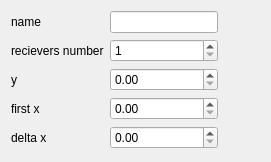
<?xml version="1.0" encoding="UTF-8"?>
<ui version="4.0">
 <class>RecieverGroupInfo</class>
 <widget class="QWidget" name="RecieverGroupInfo">
  <property name="geometry">
   <rect>
    <x>0</x>
    <y>0</y>
    <width>271</width>
    <height>162</height>
   </rect>
  </property>
  <property name="windowTitle">
   <string>Form</string>
  </property>
  <layout class="QFormLayout" name="formLayout_2">
   <item row="0" column="0">
    <layout class="QFormLayout" name="formLayout">
     <item row="0" column="0">
      <widget class="QLabel" name="label">
       <property name="text">
        <string>name</string>
       </property>
      </widget>
     </item>
     <item row="0" column="1">
      <widget class="QLineEdit" name="nameLine"/>
     </item>
     <item row="1" column="0">
      <widget class="QLabel" name="label_2">
       <property name="text">
        <string>recievers number</string>
       </property>
      </widget>
     </item>
     <item row="1" column="1">
      <widget class="QSpinBox" name="reciverNumberBox">
       <property name="minimum">
        <number>1</number>
       </property>
       <property name="maximum">
        <number>500</number>
       </property>
      </widget>
     </item>
     <item row="2" column="0">
      <widget class="QLabel" name="label_3">
       <property name="text">
        <string>y</string>
       </property>
      </widget>
     </item>
     <item row="2" column="1">
      <widget class="QDoubleSpinBox" name="yBox">
       <property name="maximum">
        <double>9999.989999999999782</double>
       </property>
      </widget>
     </item>
     <item row="3" column="0">
      <widget class="QLabel" name="label_4">
       <property name="text">
        <string>first x</string>
       </property>
      </widget>
     </item>
     <item row="3" column="1">
      <widget class="QDoubleSpinBox" name="firstxBox">
       <property name="maximum">
        <double>9999.989999999999782</double>
       </property>
      </widget>
     </item>
     <item row="4" column="0">
      <widget class="QLabel" name="label_5">
       <property name="text">
        <string>delta x</string>
       </property>
      </widget>
     </item>
     <item row="4" column="1">
      <widget class="QDoubleSpinBox" name="deltaxBox">
       <property name="maximum">
        <double>9999.989999999999782</double>
       </property>
      </widget>
     </item>
    </layout>
   </item>
  </layout>
 </widget>
 <resources/>
 <connections/>
</ui>
